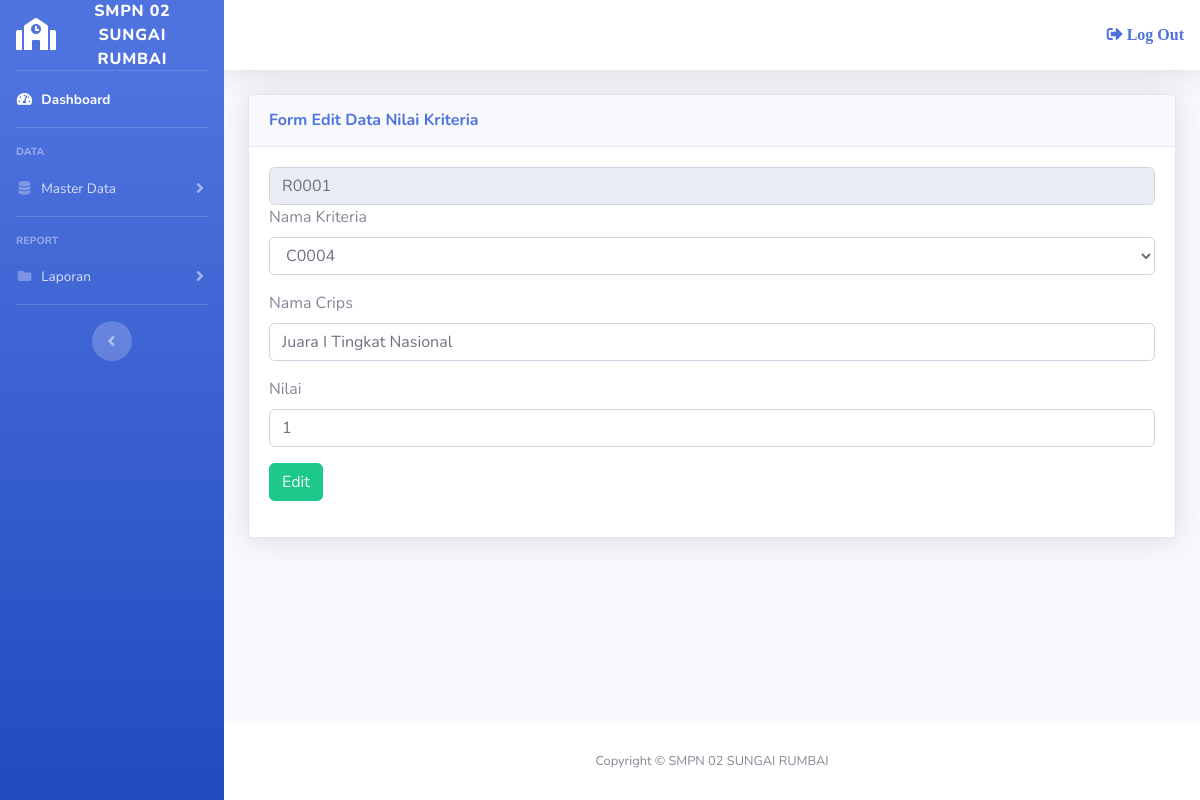
/admin/editnilaikriteria.php?kd=R0001 (signed in), run on the app's committed database.
### tables this page shows
CREATE TABLE `tbl_crips` (
  `kd_crips` varchar(5) NOT NULL,
  `kd_kriteria` varchar(5) NOT NULL,
  `nm_crips` varchar(50) NOT NULL,
  `nilai` float NOT NULL
);

### admin/editnilaikriteria.php (the view, shortened to what this page needs)
<?php
	include ("style/header.php");
	include ("style/sidebar.php");
	include ("../config/koneksi.php");
	$kd_crips = $_GET['kd'];
?>
<div class="container-fluid">
	<div class="card shadow mb-4">
		<div class="card-header py-3">
			<h6 class="m-0 font-weight-bold text-primary">Form Edit Data Nilai Kriteria</h6>
		</div>
		<div class="card-body">
			<?php
			$qq = mysqli_query($konek, "SELECT * FROM tbl_crips WHERE kd_crips = '$kd_crips'");
			$dd = mysqli_fetch_assoc($qq);
			?>
			<form action="" method="POST">
				<input type="text" class="form-control" name="kd_crips" value="<?php echo $dd['kd_crips']; ?>" readonly="">
				<div class="form-group">
					<label>Nama Kriteria</label>
					<select name="kd_kriteria" class="form-control">
						<option value="<?php echo $dd['kd_kriteria'] ?>"><?php echo $dd['kd_kriteria']; ?></option>
					</select>
				</div>
				<div class="form-group">
					<label>Nama Crips</label>
					<input type="text" class="form-control" name="nm_crips" value="<?php echo $dd['nm_crips']; ?>">
				</div>
				<div class="form-group">
					<label>Nilai</label>
					<input type="text" class="form-control" name="nilai" value="<?php echo $dd['nilai']; ?>">
				</div>
				<div class="form-group">
					<button type="submit" name="edit" class="btn btn-md btn-success">Edit</button>
				</div>
			</form>
		</div>
	</div>
</div>
<?php
	include ("style/footer.php");
?>

### data on the page
tbl_crips: kd_crips "R0001", kd_kriteria "C0004", nm_crips "Juara I Tingkat Nasional", nilai "1"
